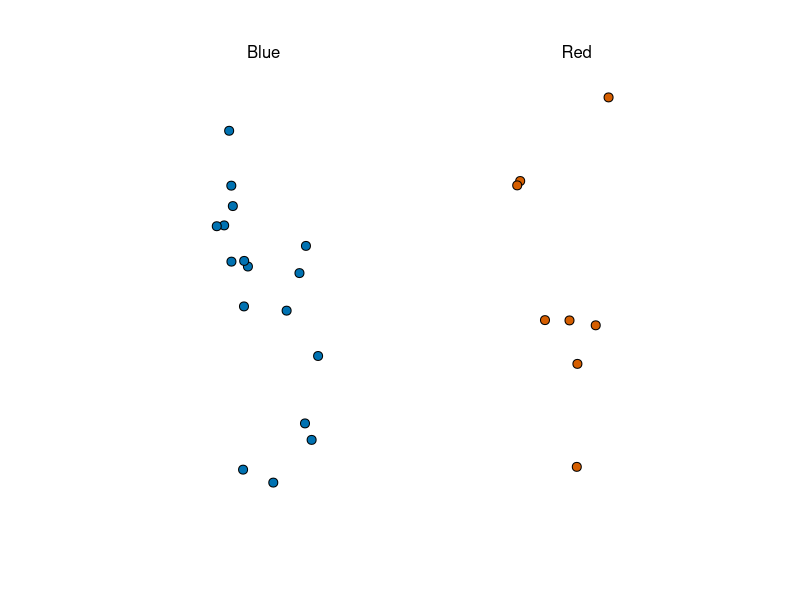
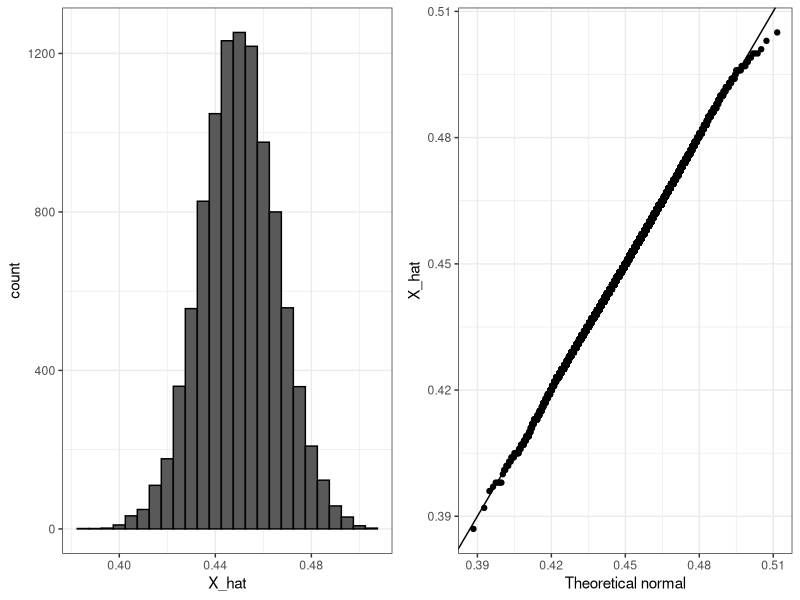
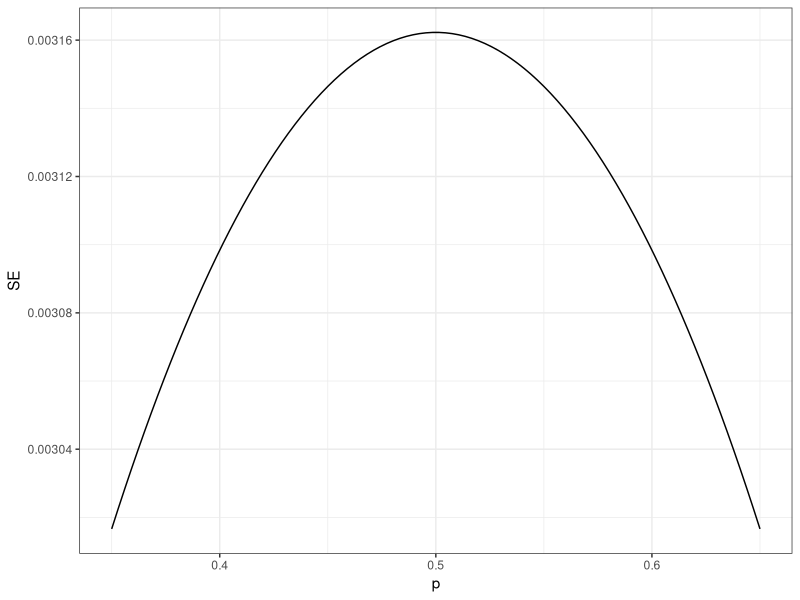
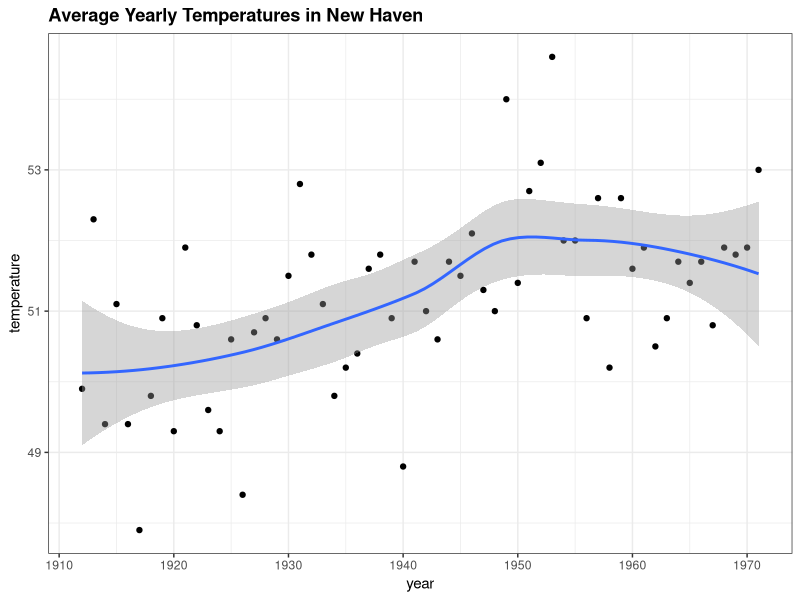
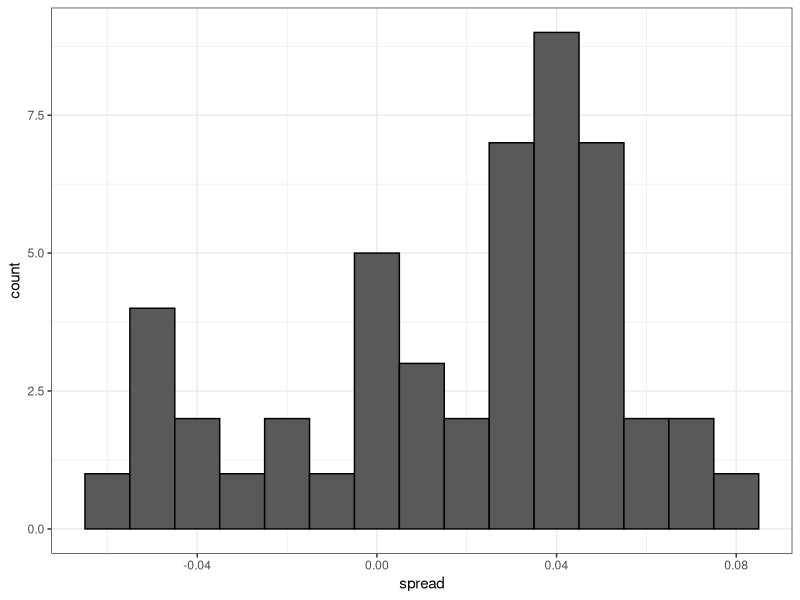
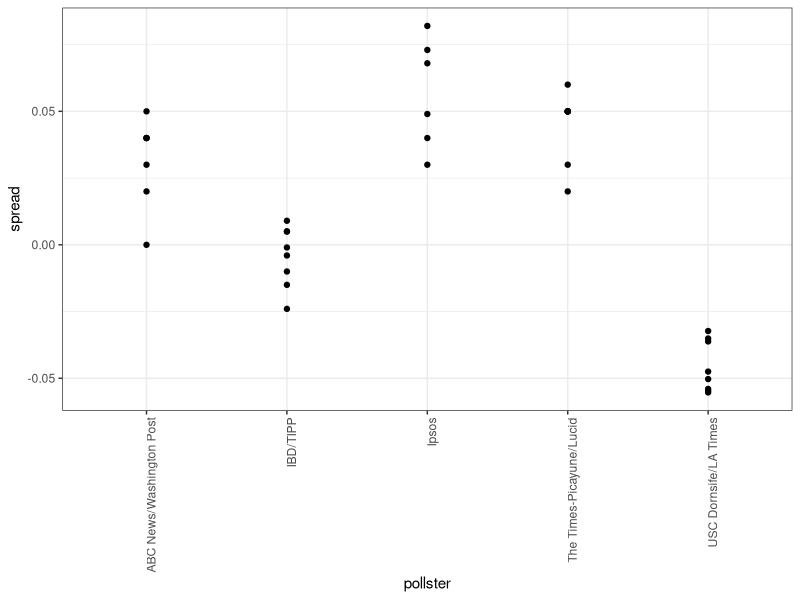
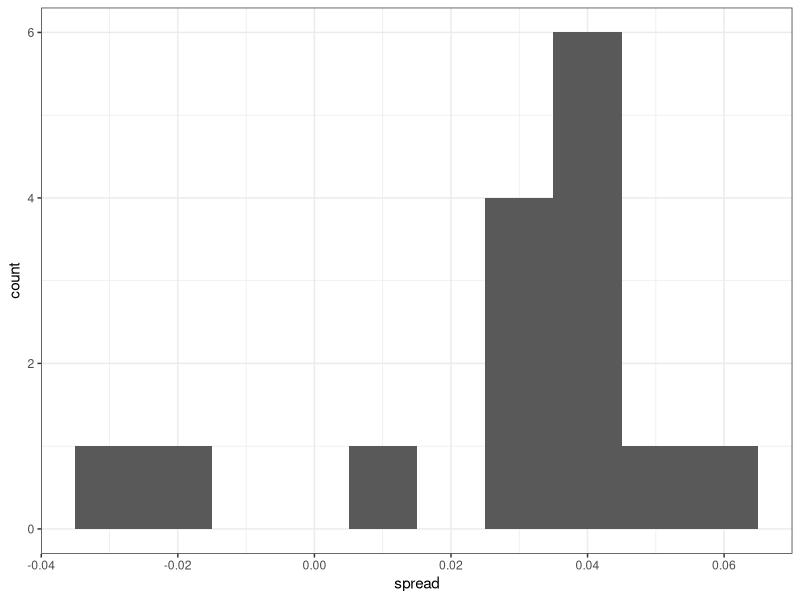
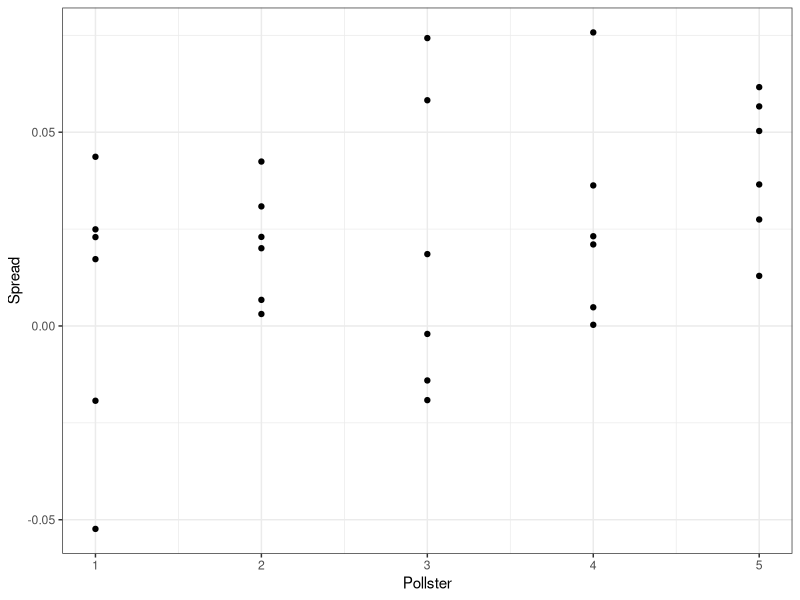

Recreate these plots in R, in order.


#4. INFERENCE AND MODELLING

library(tidyverse)
library(dslabs)
ds_theme_set()

#function to show random draw from urn. In this case sample of 25 beads.
take_poll(25)

#Want to predict proportion of blue beads in the full urn -> p. p is a parameter, as it relates
#to the population

#Spread is the difference in p vs 1-p (i.e. prob of blue minus prob of red)
# So p - (1-p)  or 2p -1

#25 beads pulled is a sample
#The proportion of blue/red in the sample can be used to estimate the population parameter p.
#Hence and 'estimate'

#Full urn is the population

#p is a random variable. If running 4 samples, get a different p each time

#Define random variable X: 1 if we pick a blue bead at random, 0 if it's red.

#If don't have information about population parameter p, often using sample means and standard
#errors as estimates of the population

X_hat <- 0.48
se <- sqrt(X_hat*(1-X_hat)/25)
se

#So to get an estimate of a sample mean being with 1% of the population mean:
pnorm(0.01/se) - pnorm(-0.01/se)

#Typically 95% confidence intervals quote...+/- 1.96 * SE


#Example using Monte Carlo to corroborate tools. Issue is we don't actually know p
#One thing we can do is pick a value of p, or several values of p

p <- 0.45
B <- 10000
N <- 1000
X_hat <- replicate(B, {
  X <- sample(c(0,1), size=N, replace=TRUE, prob=c(1-p,p))
  mean(X)
})

mean(X_hat)
sd(X_hat)

#Histogram and QQ plot
library(dslabs)
library(tidyverse)
library(gridExtra)
p1 <- data.frame(X_hat = X_hat) %>% ggplot(aes(X_hat)) +
  geom_histogram(binwidth = 0.005, color = "black")
p2 <- data.frame(X_hat = X_hat) %>%
  ggplot(aes(sample = X_hat)) +
  stat_qq(dparams = list(mean = mean(X_hat), sd = sd(X_hat))) +
  geom_abline() +
  ylab("X_hat") +
  xlab("Theoretical normal")
grid.arrange(p1, p2, nrow=1)


#For realistic values of p, suggests 100k sample would give prediction almost perfectly...
library(tidyverse)
N <- 100000
p <- seq(0.35, 0.65, length = 100)
SE <- sapply(p, function(x) 2*sqrt(x*(1-x)/N))
data.frame(p = p, SE = SE) %>%
  ggplot(aes(p, SE)) +
  geom_line()

# .... but poll this large is expensive, and also the theory has limits. 
# get biases ... e.g. samples only on people who have phones. People not telling the truth
#about their voting intentions etc etc
# Also not sure who is actually going to end up voting.

#Differences in expected value and actual p is called bias.
#Typical bias in polls is between 1 and 2%


#SECTION 3

#Confidence intervals. Geom_smooth useful for a visual on confidence intervals

data("nhtemp")
data.frame(year = as.numeric(time(nhtemp)), temperature = as.numeric(nhtemp)) %>%
  ggplot(aes(year, temperature)) +
  geom_point() +
  geom_smooth() +
  ggtitle("Average Yearly Temperatures in New Haven")


#Calculating confidence intervals using samples
p <- 0.45
N <-1000

X <- sample(c(0,1), size=N, replace=TRUE, prob=c(1-p,p))
X_hat <- mean(X)
SE_hat <- sqrt(X_hat*(1-X_hat)/N)
c(X_hat - 1.96*SE_hat, X_hat + 1.96*SE_hat)

#To get z values to use for 95% CI can use this (i.e. so 2.5% on each end of the distribution)
qnorm(0.025)
qnorm(0.975)

#for 99%, this
qnorm(0.005)
qnorm(0.995)

#Can Monte Carlo simulate to check if p does fall in the CI based on the sampling 95% of the time.
p <- 0.45
N <-1000
B <- 10000

inside <- replicate(B, {
  X <- sample(c(0,1), size=N, replace=TRUE, prob=c(1-p,p))
  X_hat <- mean(X)
  SE_hat <- sqrt(X_hat*(1-X_hat)/N)
  between(p, X_hat - 1.96*SE_hat, X_hat + 1.96*SE_hat ) #true/false check if p is in the 95% CI produced by the sample
})

mean(inside) #so about 95%. About 5% of the time p falls outside the confidence interval produced

#NB: confidence intervals are random variables and change with each samples
# p, the population probability, does not change

#So correct language is to say there is a 95% chance that actual, fixed p is somewhere within the confidence interval


#POWER

#Trying to predict the result of an election, then a confidence interval that includes a spread of 0
# (a tie) is not helpful. Doesn't imply a close election - means the sample size is too small
#Power is the probability of detecting an effect when there is a true effect to find.
#Power increases as sample size increases because larger sample size means smaller standard error

#e.g. little power in the following. SE of the spread (2*SE, per notes) is too big...
N <- 25
X_hat <- 0.48
(2*X_hat - 1) + c(-1.96, 1.96)*2*sqrt(X_hat*(1-X_hat)/N)

#P-VALUES

#Computing p-value if pulling 100 balls from an urn, and getting 52 blue.
#NB: example is a bit confusing as words it as prob blue > red by chance... but
#actually test is two tailed, so looking at chance of getting a result as extreme as 52

#Null hypothesis that there's no difference in proportions

#1) Can either do on the sum of balls pulled (i.e. 52)
N <- 100
Blue_Balls <-52
Null_hypothesis_Blue <- 50
Null_hyp_Blue_p <- 0.5
Null_hypothesis_SE <- sqrt(N)*sqrt(Null_hyp_Blue_p*(1-Null_hyp_Blue_p))

z <- (Blue_Balls - Null_hypothesis_Blue) /  Null_hypothesis_SE
1 - (pnorm(z) - pnorm(-z)) #prob of getting less than 48 or greater than 52 balls

#Or 2) can do on spread of proportions (p*(1-p) = 2p - 1 )

Null_hyp_spread = 0
Sample_spread = 0.04 #0.52 - 0.48
Null_hyp_SE <- sqrt(Null_hyp_Blue_p*(1-Null_hyp_Blue_p)/N)
Null_hyp_SE_spread = 2 * Null_hyp_SE

z <- (Sample_spread - Null_hyp_spread) /  Null_hyp_SE_spread
1 - (pnorm(z) - pnorm(-z)) #prob of spread less than -0.02 or greater than +0.02
#Gives same result


#SECTION 4: STATISTICAL MODELS

#Mimicking a set of poll results a week before 2012 presidential election using monte carlo
#In reality Obama won popular vote by 3.9%

d <- 0.039 #The actual result
Ns <- c(1298,533,1342,897,774,254,812,324,1291,1056,2172,516) #Sample sizes of polls
p <- (d+1)/2  #The actual proportion voting for Obama

confidence_intervals <- sapply(Ns, function(N) {
  X <- sample(c(0,1), size=N, replace=TRUE, prob = c(1-p,p)) #replicate 0,1 vector for those voting Obama, for each poll
  X_hat <- mean(X) #Proportion voting Obama in poll
  SE_hat <- sqrt(X_hat*(1-X_hat)/N) #SE of X
  2*c(X_hat,X_hat - 1.96*SE_hat, X_hat + 1.96*SE_hat)-1 #outputs 3 values. Spread = 2p-1. So these are
  #an estimate of the spread, and the min max bounds of a 95% CI around the spread from each poll
})
confidence_intervals

#Stick into a data frame with a row for each poll outcome
polls <- data.frame(poll=1:ncol(confidence_intervals), t(confidence_intervals),sample_size=Ns) #NB: t=transpose
names(polls) <- c("poll","estimate","low","high","sample_size") #This labels the columns. 
polls

#So most polls individually show 0 spread within the 95% confidence interval, even if the mean
#was weighted to Obama

#Nate Silver combined the polls to improve accuracy...
sum(polls$sample_size) #Total of 11269 results across all the 12 polls

#Estimate of the spread using a weighed average of the spreads (weighted by N in each poll)
d_hat <- polls %>%
  summarize(avg=sum(estimate*sample_size) / sum(sample_size)) %>%
  .$avg
d_hat #0.0494

#Get p_hat (proportion for Obama estimate) from d_hat, to use to get the SE
p_hat <- (1+d_hat)/2
moe <- 2*1.96*sqrt(p_hat*(1-p_hat)/sum(polls$sample_size))
moe #0.0185

round(d_hat*100,1)
round(moe*100,1)

#So in this case get 4.9% plus or minus 1.8%



#Statistical Models to predict election results (popular vote)

library(dslabs)
data(polls_us_election_2016)
names(polls_us_election_2016)
head(polls_us_election_2016)

#Filter to national polls within a week of the election.
#Remove polls given a B or less by 538 website (Nate Silver) ... i.e. the polls they don't believe to be reliable

polls <- polls_us_election_2016 %>%
  filter(state=="U.S." & enddate >= "2016-10-31" & 
           (grade %in% c("A+","A","A-","B+") | is.na(grade))) #NB: leaves the non graded polls in the data

#Add spread estimate (Clinton vs Trump)
polls <- polls %>% mutate(spread=rawpoll_clinton/100 - rawpoll_trump/100)

#p = proportion voting for Clinton
#d = spread (Clinton over Trump) ... = 2p-1
#SE of d = 2 * sqrt(p(1-p)/N)   

#Get weighted avg spread
d_hat <- polls %>%
  summarize(d_hat = sum(spread * samplesize) / sum(samplesize)) %>%
  .$d_hat
d_hat

p_hat <- (1+d_hat)/2
se_d <- 2*sqrt(p_hat*(1-p_hat)/sum(polls$samplesize))
moe <- 1.96*se_d #To get 95% Conf Interval bounds
moe 

#So spread of 1.43% plus or minus 0.66%

#Actual was 2.1 .. so what happened?


# histogram of the spread shows it not to be normally distributed, and SE appears larger than 0.0066
polls %>%
  ggplot(aes(spread)) +
  geom_histogram(color="black", binwidth = .01)


#Some pollsters taking more than one poll a week...
polls %>% group_by(pollster) %>% summarize(n())

#... plot the most regular poll takers (over 6 per week)
polls %>% group_by(pollster) %>%
  filter(n() >= 6) %>%
  ggplot(aes(pollster,spread)) +
  geom_point() +
  theme(axis.text.x = element_text(angle=90, hjust=1))

# standard errors within each pollster
polls %>% group_by(pollster) %>%
  filter(n() >= 6) %>%
  summarize(se = 2 * sqrt(p_hat * (1-p_hat) / median(samplesize)))

# ... So can see the pollster matters. Spread is about right, but averages are quite different
# Pollster bias impacts who they're polling etc and influences results

#Get lat reported poll from each pollster...
one_poll_per_pollster <- polls %>% group_by(pollster) %>%
  filter(enddate == max(enddate)) %>%
  ungroup() #removes the group by

?ungroup

# histogram of spread estimates
one_poll_per_pollster %>%
  ggplot(aes(spread)) + geom_histogram(binwidth = 0.01)

#In effect have 15 mean p to work with, but given pollster to pollster variability
#our SE is no longer sqrt(p(1-p)). Is an unknown (sigma)
#Theory tells us we can estimate it using the sample standard deviation though (where our sample
#here is the 15 rows of aggregated data)
#And to get from standard deviation to standard error, divide through by sqrt of 15
#Formula for sample standard dev divides the delta of x to mean x squared, divided by n-1

sd(one_poll_per_pollster$spread) #0.024

results <- one_poll_per_pollster %>%
  summarize(avg=mean(spread), se = sd(spread)/sqrt(length(spread))) %>%
  mutate(start= avg - 1.96*se, end=avg+1.96*se)
round(results*100,1) #Now gives a wider confidence interval of 1.7% to 4.1% which includes the election
#night spread of 2.1%


#5. Bayesian Statistics

#Monte Carlo to try and visualise Bayes' theorem
#Looking at testing for Cystic Fibrosis, which has a 1 in 3900 prevalence (0.00025)
#Sample of 100,000 people simulated

prev <- 0.00025
N <- 100000
outcome <- sample(c("Disease","Healthy"),N,replace=TRUE, prob = c(prev,1-prev))

N_D <- sum(outcome=="Disease") #In our Monte Carlo, how many of the 100,000 people have the disease?
N_D #Answer: 22
N_H <- sum(outcome=="Healthy") #In our Monte Carlo, how many of the 100,000 people have the disease?
N_H #Answer: 99978

#So makes the probability of getting some false positives is quite high (i.e. coming back positive
#on a test, but actually being healthy) even with a v accurate test (e.g. 99% accurate at identifying
#a diseased person or a healthy person)
accuracy <- 0.99
test <- vector("character",N) #Create empty character vector of length N
test[outcome=="Disease"] <- sample(c("+","-"),N_D, replace=TRUE, prob=c(accuracy,1-accuracy))
test[outcome=="Healthy"] <- sample(c("+","-"),N_H, replace=TRUE, prob=c(1-accuracy,accuracy))

table(outcome,test) #To create 2*2 matrix summary table (confusion matrix I think)

#So outcome is that only about 2% of those with a positive test have the disease, given how much 
#the population is dominated by people without the disease

#Replicating the above in a monte carlo shows the answer converge to 2%. Which is what 
#was calculated via Bayes Theorem


#6. ELECTION FORECASTING

mu <- 0 #assuming we don't have prior info on expected value of the spread
tau <- 0.035 #historical view that average historical spread is about 3.5%
sigma <- results$se
Y <- results$avg
B <- sigma^2 / (sigma^2 + tau^2)

posterior_mean <- B*mu + (1-B)*Y
posterior_se <- sqrt(1 / (1/sigma^2 + 1/tau^2))

posterior_mean
posterior_se

#credible interval
posterior_mean + c(-1.96,1.96)*posterior_se   #interval between 1.6% and 4%

#Prob that spread is bigger than zero
1 - pnorm(0,posterior_mean,posterior_se) #almost 100% ... seems too high
#Doesn't account for general bias that appears to impact all polls in the same way
#In 2016, polls favoured democrats by 1-2%...
#Need to include a term in the model to account for the variability


#Example 1: Modelling 6 polls from 6 pollsters of 2000 people, with a spread of 2.1%
#Model here is just based on difference plus an error term to capture sampling error

J <- 6
N <- 2000
d <- .021
p<- (d+1)/2
X <- d + rnorm(J,0,2*sqrt(p*(1-p)/N))

X

#Example 2: Modelling 6 polls from 5 pollsters. If only assuming d and an error term (per below), the 
#simulated data doesn't capture the pollster to pollster variability we saw in the actual data
#Per the plot produced below

I <- 5
J <- 6
N <- 2000
d <- .021
p<- (d+1)/2
X <- sapply(1:I,function(i){
  d + rnorm(J,0,2*sqrt(p*(1-p)/N))
})

library(dplyr)
test <- data.frame(X) %>% t() %>% data.frame() %>% mutate(pollster = 1:I) 
names(test) <- c("P1","P2","P3","P4","P5","P6","Pollster")
test %>% ggplot(aes(Pollster)) +
  geom_point(aes(y=P1)) + 
  geom_point(aes(y=P2)) + 
  geom_point(aes(y=P3)) + 
  geom_point(aes(y=P4)) + 
  geom_point(aes(y=P5)) + 
  geom_point(aes(y=P6)) +
  ylab("Spread")

#Example 3: Adding a term for the pollster effect h, assuming average effect of 0 and standard error of 0.025

I <- 5
J <- 6
N <- 2000
d <- .021
p <- (d+1)/2
h <- rnorm(I,0,0.025)
X <- sapply(1:I,function(i){
  d + h[i]+ rnorm(J,0,2*sqrt(p*(1-p)/N))
})

test <- data.frame(X) %>% t() %>% data.frame() %>% mutate(pollster = 1:I) 
names(test) <- c("P1","P2","P3","P4","P5","P6","Pollster")
test %>% ggplot(aes(Pollster)) +
  geom_point(aes(y=P1)) + 
  geom_point(aes(y=P2)) + 
  geom_point(aes(y=P3)) + 
  geom_point(aes(y=P4)) + 
  geom_point(aes(y=P5)) + 
  geom_point(aes(y=P6)) +
  ylab("Spread")

#Simulated data now looks much more like the actual data

#Example 4: Adding another term in for general bias impacting all polls, b
#Assumed to have expected value 0, se of 0.025 based on historical data

mu <- 0
tau <- 0.035
sigma <- sqrt(results$se^2 + .025^2) #So including the general bias variability
Y <- results$avg
B <- sigma^2 / (sigma^2 + tau^2)

posterior_mean <- B*mu + (1-B)*Y
posterior_se <- sqrt(1 / (1/sigma^2 + 1/tau^2))

1 - pnorm(0, posterior_mean, posterior_se)



#Predicting the electoral college
results <- polls_us_election_2016 %>%
  filter(state!="U.S." & 
           !grepl("CD",state) &
           enddate >= "2016-10-31" &
           (grade %in% c("A+","A","A-","B+") | is.na(grade))) %>%
  mutate(spread=rawpoll_clinton/100 - rawpoll_trump/100) %>%
  group_by(state) %>%
  summarize(avg=mean(spread),sd=sd(spread),n=n()) %>%
  mutate(state=as.character(state))

results <- left_join(results, results_us_election_2016, by = "state")

#Assign sd to states without a poll
results <- results %>%
  mutate(sd=ifelse(is.na(sd),median(results$sd,na.rm=TRUE),sd))

mu <- 0
tau <- 0.02
results %>% mutate(sigma=sd/sqrt(n),
                   B=sigma^2 / (sd^2 + tau^2),
                   posterior_mean = B*mu + (1-B)*avg,
                   posterior_se = sqrt( 1/ (1/sigma^2 + 1/tau^2))) %>%
  arrange(abs(posterior_mean)) #sort results

#Monte Carlo assuming no general bias term...
mu <- 0
tau <- 0.02
clinton_EV <- replicate(1000,{
  results %>% mutate(sigma=sd/sqrt(n),
                     B=sigma^2 / (sd^2 + tau^2),
                     posterior_mean = B*mu + (1-B)*avg,
                     posterior_se = sqrt( 1/ (1/sigma^2 + 1/tau^2)),
                     simulated_result = rnorm(length(posterior_mean),posterior_mean,posterior_se),
                     clinton = ifelse(simulated_result>0,electoral_votes,0)) %>%
    summarize(clinton=sum(clinton)) %>%
    .$clinton + 7 ##7 for Rhode Island and DC, which are guaranteed Clinton (no polls in these states)
})
mean(clinton_EV >269) #Result is 0.997 of Clinton getting the 269 electoral college votes required..

data.frame(clinton_EV) %>%
  ggplot(aes(clinton_EV)) +
  geom_histogram(binwidth = 1) + 
  geom_vline(xintercept = 269)

#Recomputing the Monte Carlo with general bias built in...

tau <- 0.02
bias_sd <- 0.03
clinton_EV_2 <- replicate(1000,{
  results %>% mutate(sigma=sqrt(sd^2/n + bias_sd^2),
                     B=sigma^2 / (sd^2 + tau^2),
                     posterior_mean = B*mu + (1-B)*avg,
                     posterior_se = sqrt( 1/ (1/sigma^2 + 1/tau^2)),
                     simulated_result = rnorm(length(posterior_mean),posterior_mean,posterior_se),
                     clinton = ifelse(simulated_result>0,electoral_votes,0)) %>%
    summarize(clinton=sum(clinton)) %>%
    .$clinton + 7 ##7 for Rhode Island and DC, which are guaranteed Clinton (no polls in these states)
})
mean(clinton_EV_2 >269) #Result is 0.894 of Clinton getting the 269 electoral college votes required..


#Variability of poll results across time for a single pollster
one_pollster <- polls_us_election_2016 %>%
  filter(pollster == "Ipsos" & state == "U.S.") %>%
  mutate(spread = rawpoll_clinton/100 - rawpoll_trump/100)

#comparing se with theoretical se...
se <- one_pollster %>%
  summarize(empirical = sd(spread),
            theoretical = 2*sqrt(mean(spread)*(1-mean(spread))/min(samplesize)))
se

#NB: Is the theoretical right? Shouldn't it be p * (1-p) ... not d*(1-d)?
one_pollster %>% ggplot(aes(spread)) +
  geom_histogram(binwidth=0.01, color="black")

#Empirical results don't look normally distributed...

#Suggests p not consistent over time, which time series supports (below for several pollsters)

#Below time series looks across multiple pollsters
polls_us_election_2016 %>%
  filter(state == "U.S." & enddate >= "2016-07-01") %>%
  group_by(pollster) %>%
  filter(n() >= 10) %>%
  ungroup() %>%
  mutate(spread = rawpoll_clinton/100 - rawpoll_trump/100) %>%
  ggplot(aes(enddate, spread)) +
  geom_smooth(method = "loess", span = 0.1) +
  geom_point(aes(color = pollster), show.legend = FALSE, alpha = 0.6)


polls_us_election_2016 %>%
  filter(state == "U.S." & enddate >= "2016-07-01") %>%
  select(enddate, pollster, rawpoll_clinton, rawpoll_trump) %>%
  rename(Clinton = rawpoll_clinton, Trump = rawpoll_trump) %>%
  gather(candidate, percentage, -enddate, -pollster) %>%
  mutate(candidate = factor(candidate, levels = c("Trump", "Clinton"))) %>%
  group_by(pollster) %>%
  filter(n() >= 10) %>%
  ungroup() %>%
  ggplot(aes(enddate, percentage, color = candidate)) +
  geom_point(show.legend = FALSE, alpha = 0.4) +
  geom_smooth(method = "loess", span = 0.15) +
  scale_y_continuous(limits = c(30, 50))


#T distribution
z <- qt(0.975, nrow(one_poll_per_pollster)-1)
z #So T with 14 degrees of freedom (n-1) here gives a 2.14. vs the 1.96 produced in the normal distribution
#which you get from qnorm(0.975)

qt(0.975,14)
qnorm(0.975)

library(dplyr)
one_poll_per_pollster %>%
  summarize(avg=mean(spread),moe=z*sd(spread)/sqrt(length(spread))) %>%
  mutate(start = avg - moe, end = avg + moe)

library(dslabs)
library(tidyverse)


#INFERENCE FOR BINARY, CATEGORICAL, ORDINAL DATA

data("research_funding_rates")
research_funding_rates

totals <- research_funding_rates %>%
  select(-discipline) %>% #removes discipline, keeps all else
  summarize_all(funs(sum)) %>%
  summarize(yes_men = awards_men,
            no_men = applications_men - awards_men,
            yes_women = awards_women,
            no_women = applications_women - awards_women)
totals

totals %>% summarize(percent_men = yes_men / (yes_men + no_men),
                    percent_women = yes_women / (yes_women + no_women))
#So about 18% for men, 15% for women.

#R.A. Fisher popularised hypothesis testing.
#Lady tasting tea test. Lady claimed she could tell if milk added before or after tea (she could as it turns out)

tab <- matrix(c(3,1,1,3),2,2)
rownames(tab) <- c("Poured Before","Poured After")
colnames(tab) <- c("Guessed Before","Guessed After")
tab

#p-value calculation with Fisher's Exact Test
fisher.test(tab, alternative = "greater")


#Chi Square test on the research funding example

funding_rate <- totals %>%
  summarize(percent_total = 
              (yes_men + yes_women) / 
              (yes_men + no_men + yes_women + no_women)) %>%
  .$percent_total
funding_rate #So total funding rate is between 16 and 17%

#Observed two by two table...
two_by_two <- tibble(awarded = c("no","yes"),
                     men = c(totals$no_men, totals$yes_men),
                     women = c(totals$no_women, totals$yes_women))
two_by_two

#expected two by two table
tibble(awarded = c("no", "yes"),
       men = (totals$no_men + totals$yes_men) * c(1-funding_rate, funding_rate),
       women = (totals$no_women + totals$yes_women) * c(1-funding_rate, funding_rate))

#Chi squared test tells us how likely to see the observed data if the expected table was true
#by random chance alone

two_by_two %>% 
  select(-awarded) %>%
  chisq.test()

two_by_two
two_by_two %>% 
  select(-awarded)

#0.05 ... so 5% chance of getting the results if at random

#Odds Ratio
odds_men <- (two_by_two$men[2] / sum(two_by_two$men)) /
  (two_by_two$men[1] / sum(two_by_two$men))

odds_women <- (two_by_two$women[2] / sum(two_by_two$women)) /
  (two_by_two$women[1] / sum(two_by_two$women))

odds_men / odds_women #So 1.2 times higher odds of getting funding if you're a man vs womean

# multiplying all observations by 10 decreases p-value without changing odds ratio
two_by_two %>%
  select(-awarded) %>%
  mutate(men = men*10, women = women*10) %>%
  chisq.test()
